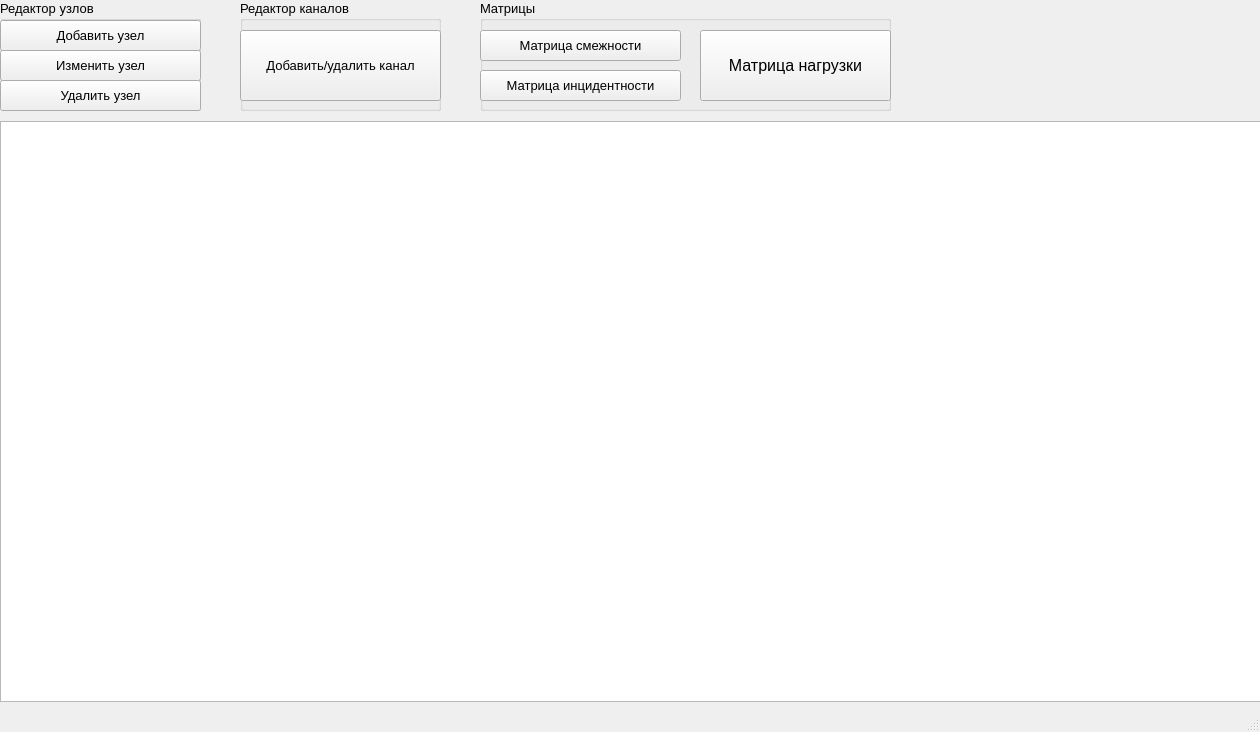
<?xml version="1.0" encoding="UTF-8"?>
<ui version="4.0">
 <class>mw_mainWindow</class>
 <widget class="QMainWindow" name="mw_mainWindow">
  <property name="geometry">
   <rect>
    <x>0</x>
    <y>0</y>
    <width>1260</width>
    <height>732</height>
   </rect>
  </property>
  <property name="windowTitle">
   <string>MainWindow</string>
  </property>
  <widget class="QWidget" name="centralwidget">
   <widget class="QGraphicsView" name="gv_field">
    <property name="geometry">
     <rect>
      <x>0</x>
      <y>121</y>
      <width>1261</width>
      <height>581</height>
     </rect>
    </property>
   </widget>
   <widget class="QGroupBox" name="gb_node">
    <property name="geometry">
     <rect>
      <x>0</x>
      <y>0</y>
      <width>201</width>
      <height>111</height>
     </rect>
    </property>
    <property name="font">
     <font>
      <pointsize>10</pointsize>
     </font>
    </property>
    <property name="title">
     <string>Редактор узлов</string>
    </property>
    <widget class="QPushButton" name="pb_main_addNode">
     <property name="geometry">
      <rect>
       <x>0</x>
       <y>20</y>
       <width>201</width>
       <height>31</height>
      </rect>
     </property>
     <property name="text">
      <string>Добавить узел</string>
     </property>
    </widget>
    <widget class="QPushButton" name="pb_main_changeNode">
     <property name="geometry">
      <rect>
       <x>0</x>
       <y>50</y>
       <width>201</width>
       <height>31</height>
      </rect>
     </property>
     <property name="text">
      <string>Изменить узел</string>
     </property>
    </widget>
    <widget class="QPushButton" name="pb_main_deleteNode">
     <property name="geometry">
      <rect>
       <x>0</x>
       <y>80</y>
       <width>201</width>
       <height>31</height>
      </rect>
     </property>
     <property name="text">
      <string>Удалить узел</string>
     </property>
    </widget>
   </widget>
   <widget class="QGroupBox" name="gb_connection">
    <property name="geometry">
     <rect>
      <x>240</x>
      <y>0</y>
      <width>201</width>
      <height>111</height>
     </rect>
    </property>
    <property name="font">
     <font>
      <pointsize>10</pointsize>
     </font>
    </property>
    <property name="title">
     <string>Редактор каналов</string>
    </property>
    <widget class="QPushButton" name="pb_main_addConnection">
     <property name="geometry">
      <rect>
       <x>0</x>
       <y>30</y>
       <width>201</width>
       <height>71</height>
      </rect>
     </property>
     <property name="text">
      <string>Добавить/удалить канал</string>
     </property>
    </widget>
   </widget>
   <widget class="QGroupBox" name="gb_matrix">
    <property name="geometry">
     <rect>
      <x>480</x>
      <y>0</y>
      <width>411</width>
      <height>111</height>
     </rect>
    </property>
    <property name="font">
     <font>
      <pointsize>10</pointsize>
     </font>
    </property>
    <property name="title">
     <string>Матрицы</string>
    </property>
    <widget class="QPushButton" name="pb_main_adjacencyMatrix">
     <property name="geometry">
      <rect>
       <x>0</x>
       <y>30</y>
       <width>201</width>
       <height>31</height>
      </rect>
     </property>
     <property name="text">
      <string>Матрица смежности</string>
     </property>
    </widget>
    <widget class="QPushButton" name="pb_main_incidenceMatrix">
     <property name="geometry">
      <rect>
       <x>0</x>
       <y>70</y>
       <width>201</width>
       <height>31</height>
      </rect>
     </property>
     <property name="text">
      <string>Матрица инцидентности</string>
     </property>
    </widget>
    <widget class="QPushButton" name="pb_main_loadMatrix">
     <property name="geometry">
      <rect>
       <x>220</x>
       <y>30</y>
       <width>191</width>
       <height>71</height>
      </rect>
     </property>
     <property name="font">
      <font>
       <pointsize>12</pointsize>
      </font>
     </property>
     <property name="text">
      <string>Матрица нагрузки</string>
     </property>
    </widget>
   </widget>
  </widget>
  <widget class="QMenuBar" name="menubar">
   <property name="geometry">
    <rect>
     <x>0</x>
     <y>0</y>
     <width>1260</width>
     <height>21</height>
    </rect>
   </property>
  </widget>
  <widget class="QStatusBar" name="statusbar"/>
 </widget>
 <resources/>
 <connections/>
</ui>
